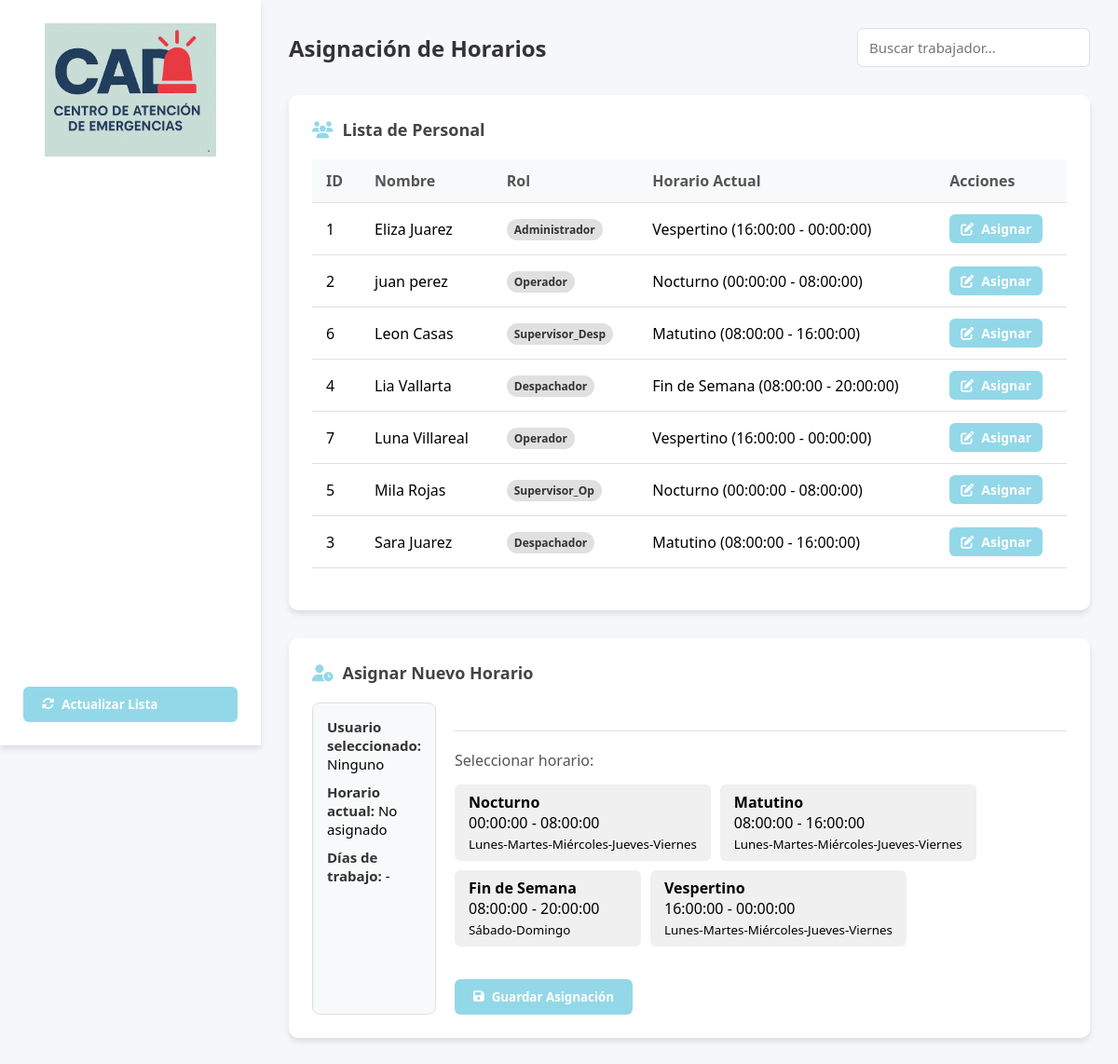
The page /gestion/gestion.php on the database its author committed.
### tables this page shows
CREATE TABLE `usuarios` (
  `id_usuario` int(11) NOT NULL AUTO_INCREMENT,
  `id_personal` int(11) DEFAULT NULL,
  `nombre` varchar(50) NOT NULL,
  `apellido` varchar(50) NOT NULL,
  `correo` varchar(100) NOT NULL,
  `password` varchar(255) DEFAULT NULL,
  `id_horario` int(11) DEFAULT NULL,
  `rol_id` int(11) NOT NULL,
  `fecha_registro` datetime DEFAULT current_timestamp(),
  `activo` tinyint(1) DEFAULT 1,
  `calificacion` int(11) DEFAULT NULL,
  PRIMARY KEY (`id_usuario`),
  UNIQUE KEY `correo` (`correo`),
  KEY `id_personal` (`id_personal`),
  KEY `id_horario` (`id_horario`),
  KEY `rol_id` (`rol_id`),
  CONSTRAINT `usuarios_ibfk_1` FOREIGN KEY (`id_personal`) REFERENCES `gestion_personal` (`id_personal`) ON DELETE SET NULL,
  CONSTRAINT `usuarios_ibfk_2` FOREIGN KEY (`id_horario`) REFERENCES `horarios` (`id_horario`) ON DELETE SET NULL,
  CONSTRAINT `usuarios_ibfk_3` FOREIGN KEY (`rol_id`) REFERENCES `roles` (`id_rol`)
);

CREATE TABLE `roles` (
  `id_rol` int(11) NOT NULL AUTO_INCREMENT,
  `nombre_rol` enum('Administrador','Operador','Despachador','Supervisor_Op','Supervisor_Desp') NOT NULL,
  PRIMARY KEY (`id_rol`),
  UNIQUE KEY `nombre_rol` (`nombre_rol`)
);

CREATE TABLE `horarios` (
  `id_horario` int(11) NOT NULL AUTO_INCREMENT,
  `nombre_horario` varchar(50) NOT NULL,
  `hora_inicio` time NOT NULL,
  `hora_fin` time NOT NULL,
  `dias_semana` varchar(50) NOT NULL,
  `activo` tinyint(1) DEFAULT 1,
  PRIMARY KEY (`id_horario`)
);

### gestion/gestion.php (the view, shortened to what this page needs)
<?php
$servername = "localhost";
$username = "root";
$password = "";
$dbname = "base_cad";
$conn = new mysqli($servername, $username, $password, $dbname);
$sql_usuarios = "SELECT u.id_usuario, u.nombre, u.apellido,
                 CONCAT(u.nombre, ' ', u.apellido) AS nombre_completo,
                 u.id_horario, h.nombre_horario, h.hora_inicio, h.hora_fin,
                 gp.id_personal, r.nombre_rol
                 FROM usuarios u
                 LEFT JOIN horarios h ON u.id_horario = h.id_horario
                 LEFT JOIN gestion_personal gp ON u.id_personal = gp.id_personal
                 LEFT JOIN roles r ON u.rol_id = r.id_rol
                 WHERE u.activo = 1
                 ORDER BY u.nombre, u.apellido";
$result_usuarios = $conn->query($sql_usuarios);
$usuarios = [];
if ($result_usuarios->num_rows > 0) {
    while($row = $result_usuarios->fetch_assoc()) {
        $usuarios[] = $row;
    }
}
$sql_horarios = "SELECT id_horario, nombre_horario, hora_inicio, hora_fin, dias_semana
                 FROM horarios
                 WHERE activo = 1
                 ORDER BY hora_inicio";
$result_horarios = $conn->query($sql_horarios);
$horarios = [];
if ($result_horarios->num_rows > 0) {
    while($row = $result_horarios->fetch_assoc()) {
        $horarios[] = $row;
    }
}
?>
<!DOCTYPE html>
<html lang="es">
<head>
    <link rel="stylesheet" href="https://cdnjs.cloudflare.com/ajax/libs/font-awesome/6.4.0/css/all.min.css">
</head>
<body>
    <div class="container">
        <div class="sidebar">
            <div class="logo-container">
                <img src="../logo.png" alt="Logo de la empresa">
            </div>
            <div style="flex-grow: 1;"></div>
            <button class="btn btn-primary" onclick="window.location.reload()">
                <i class="fas fa-sync-alt"></i>
                Actualizar Lista
            </button>
        </div>
        <div class="main-content">
            <div class="header">
                <h1 class="title">Asignación de Horarios</h1>
                <div class="search-box">
                    <input type="text" class="form-control" placeholder="Buscar trabajador..." style="width: 250px;">
                </div>
            </div>
            <div class="panel">
                <h2 class="panel-title">
                    <i class="fas fa-users"></i>
                    Lista de Personal
                </h2>
                <table class="workers-table">
                    <thead>
                        <tr>
                            <th>ID</th>
                            <th>Nombre</th>
                            <th>Rol</th>
                            <th>Horario Actual</th>
                            <th>Acciones</th>
                        </tr>
                    </thead>
                    <tbody>
                        <?php foreach ($usuarios as $usuario): ?>
                        <tr>
                            <td><?php echo htmlspecialchars($usuario['id_usuario']); ?></td>
                            <td><?php echo htmlspecialchars($usuario['nombre_completo']); ?></td>
                            <td><span class="badge-rol"><?php echo htmlspecialchars($usuario['nombre_rol']); ?></span></td>
                            <td>
                                <?php if ($usuario['id_horario']): ?>
                                    <?php echo htmlspecialchars($usuario['nombre_horario'] . " (" . $usuario['hora_inicio'] . " - " . $usuario['hora_fin'] . ")"); ?>
                                <?php else: ?>
                                    No asignado
                                <?php endif; ?>
                            </td>
                            <td>
                                <button class="btn btn-primary btn-sm assign-btn"
                                        data-id="<?php echo htmlspecialchars($usuario['id_usuario']); ?>"
                                        data-name="<?php echo htmlspecialchars($usuario['nombre_completo']); ?>"
                                        data-schedule="<?php echo $usuario['id_horario'] ? htmlspecialchars($usuario['nombre_horario'] . " (" . $usuario['hora_inicio'] . " - " . $usuario['hora_fin'] . ")") : ''; ?>">
                                    <i class="fas fa-edit"></i> Asignar
                                </button>
                            </td>
                        </tr>
                        <?php endforeach; ?>
                    </tbody>
                </table>
            </div>
            <div class="panel">
                <h2 class="panel-title">
                    <i class="fas fa-user-clock"></i>
                    Asignar Nuevo Horario
                </h2>
                <div class="schedule-container">
                    <div class="schedule-info">
                        <p><strong>Usuario seleccionado:</strong> <span id="selected-worker">Ninguno</span></p>
                        <p><strong>Horario actual:</strong> <span id="current-schedule">No asignado</span></p>
                        <p><strong>Días de trabajo:</strong> <span id="current-days">-</span></p>
                    </div>
                    <form method="POST" class="assign-form" id="schedule-form">
                        <div class="form-group">
                            <label>Seleccionar horario:</label>
                            <div class="time-slots">
                                <?php foreach ($horarios as $horario): ?>
                                <div class="time-slot"
                                     data-value="<?php echo $horario['id_horario']; ?>"
                                     data-desc="<?php echo htmlspecialchars($horario['nombre_horario'] . " (" . $horario['hora_inicio'] . " - " . $horario['hora_fin'] . ")"); ?>"
                                     data-days="<?php echo htmlspecialchars($horario['dias_semana']); ?>">
                                    <strong><?php echo htmlspecialchars($horario['nombre_horario']); ?></strong><br>
                                    <?php echo $horario['hora_inicio']; ?> - <?php echo $horario['hora_fin']; ?><br>
                                    <small><?php echo htmlspecialchars($horario['dias_semana']); ?></small>
                                </div>
                                <?php endforeach; ?>
                            </div>
                        </div>
                        <button type="submit" class="btn btn-primary" style="margin-top: 20px;">
                            <i class="fas fa-save"></i> Guardar Asignación
                        </button>
                    </form>
                </div>
            </div>
        </div>
    </div>
</body>
</html>

### gestion/gestion.php (style rules this page uses)
:root { --azul-principal: #93D8E8; --azul-hover: #7fc8d8; --sombra: 0 4px 6px rgba(0, 0, 0, 0.1); --borde: 1px solid #e0e0e0; }
* { margin: 0; padding: 0; box-sizing: border-box; font-family: 'Segoe UI', Tahoma, Geneva, Verdana, sans-serif; }
body { background-color: #f5f7fa; min-height: 100vh; }
.container { display: flex; min-height: 100vh; }
.sidebar { width: 280px; background: white; box-shadow: var(--sombra); padding: 25px; display: flex; flex-direction: column; height: 100vh; position: fixed; }
.logo-container { text-align: center; margin-bottom: 30px; }
.logo-container img { max-width: 80%; height: auto; }
.main-content { margin-left: 280px; flex: 1; padding: 30px; }
.header { display: flex; justify-content: space-between; align-items: center; margin-bottom: 30px; }
.title { font-size: 24px; color: #333; font-weight: 600; }
.panel { background: white; border-radius: 10px; padding: 25px; box-shadow: var(--sombra); margin-bottom: 30px; }
.panel-title { font-size: 18px; margin-bottom: 20px; color: #444; display: flex; align-items: center; gap: 10px; }
.panel-title i { color: var(--azul-principal); }
.workers-table { width: 100%; border-collapse: collapse; margin-bottom: 20px; }
.workers-table th, .workers-table td { padding: 12px 15px; text-align: left; border-bottom: var(--borde); }
.workers-table th { background-color: #f8f9fa; font-weight: 600; color: #555; }
.schedule-container { display: flex; gap: 20px; margin-top: 20px; }
.schedule-info { flex: 1; background: #f8f9fa; border-radius: 8px; padding: 15px; border: var(--borde); }
.schedule-info p { margin-bottom: 10px; font-size: 15px; }
.schedule-info strong { color: #333; }
.btn { padding: 10px 20px; border-radius: 6px; font-weight: 600; cursor: pointer; transition: all 0.3s; border: none; display: inline-flex; align-items: center; gap: 8px; }
.btn-primary { background-color: var(--azul-principal); color: white; }
.btn-sm { padding: 6px 12px; font-size: 14px; }
.assign-form { margin-top: 30px; padding-top: 20px; border-top: var(--borde); }
.form-group { margin-bottom: 15px; }
.form-group label { display: block; margin-bottom: 8px; font-weight: 500; color: #555; }
.form-control { width: 100%; padding: 10px 12px; border: var(--borde); border-radius: 6px; font-size: 15px; }
.time-slots { display: flex; flex-wrap: wrap; gap: 10px; margin-top: 15px; }
.time-slot { padding: 8px 15px; background: #f0f0f0; border-radius: 6px; cursor: pointer; transition: all 0.2s; min-width: 200px; }
.badge-rol { display: inline-block; padding: 3px 8px; border-radius: 12px; font-size: 12px; font-weight: 600; background-color: #e0e0e0; color: #333; }

### rows shown on the page
usuarios: id_usuario "1", nombre_completo "Eliza Juarez", rol.nombre_rol "Administrador", id_horario.hora_fin "Vespertino (16:00:00 - 00:00:00)"
usuarios: id_usuario "2", nombre_completo "juan perez", rol.nombre_rol "Operador", id_horario.hora_fin "Nocturno (00:00:00 - 08:00:00)"
usuarios: id_usuario "6", nombre_completo "Leon Casas", rol.nombre_rol "Supervisor_Desp", id_horario.hora_fin "Matutino (08:00:00 - 16:00:00)"
usuarios: id_usuario "4", nombre_completo "Lia Vallarta", rol.nombre_rol "Despachador", id_horario.hora_fin "Fin de Semana (08:00:00 - 20:00:00)"
usuarios: id_usuario "7", nombre_completo "Luna Villareal", rol.nombre_rol "Operador", id_horario.hora_fin "Vespertino (16:00:00 - 00:00:00)"
usuarios: id_usuario "5", nombre_completo "Mila Rojas", rol.nombre_rol "Supervisor_Op", id_horario.hora_fin "Nocturno (00:00:00 - 08:00:00)"
usuarios: id_usuario "3", nombre_completo "Sara Juarez", rol.nombre_rol "Despachador", id_horario.hora_fin "Matutino (08:00:00 - 16:00:00)"
horarios: nombre_horario "Nocturno", hora_inicio "00:00:00", hora_fin "08:00:00", dias_semana "Lunes-Martes-Miércoles-Jueves-Viernes"
horarios: nombre_horario "Matutino", hora_inicio "08:00:00", hora_fin "16:00:00", dias_semana "Lunes-Martes-Miércoles-Jueves-Viernes"
horarios: nombre_horario "Fin de Semana", hora_inicio "08:00:00", hora_fin "20:00:00", dias_semana "Sábado-Domingo"
horarios: nombre_horario "Vespertino", hora_inicio "16:00:00", hora_fin "00:00:00", dias_semana "Lunes-Martes-Miércoles-Jueves-Viernes"
